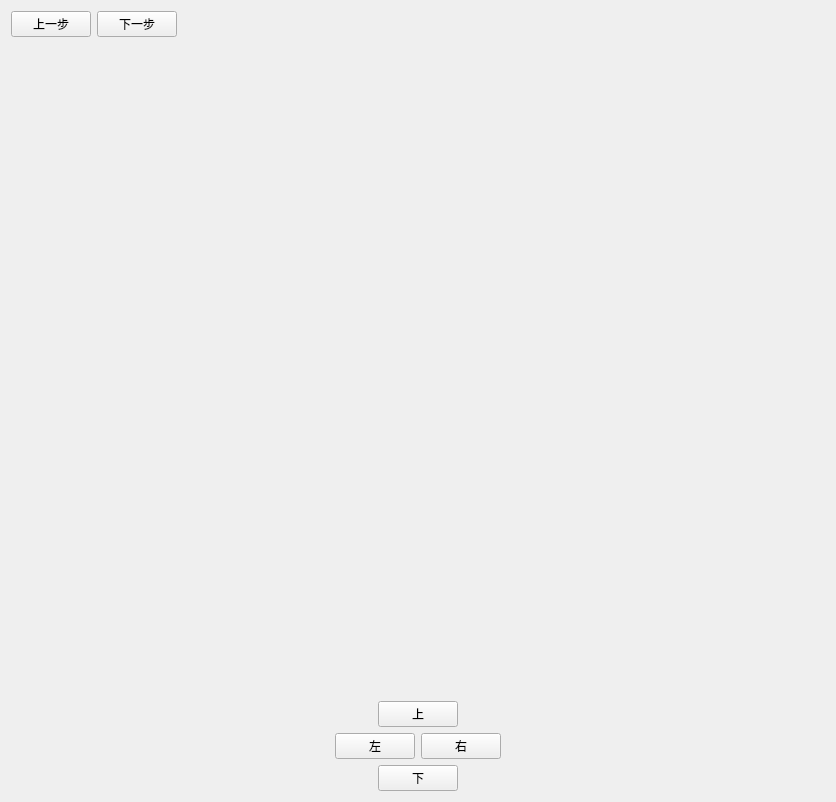
<?xml version="1.0" encoding="UTF-8"?>
<ui version="4.0">
 <class>MoveBlock11Class</class>
 <widget class="QMainWindow" name="MoveBlock11Class">
  <property name="geometry">
   <rect>
    <x>0</x>
    <y>0</y>
    <width>836</width>
    <height>802</height>
   </rect>
  </property>
  <property name="windowTitle">
   <string>MoveBlock11</string>
  </property>
  <widget class="QWidget" name="centralWidget">
   <layout class="QVBoxLayout" name="verticalLayout_2">
    <item>
     <layout class="QHBoxLayout" name="horizontalLayout_4">
      <item>
       <widget class="QPushButton" name="pushButton_up">
        <property name="text">
         <string>上一步</string>
        </property>
       </widget>
      </item>
      <item>
       <widget class="QPushButton" name="pushButton_next">
        <property name="text">
         <string>下一步</string>
        </property>
       </widget>
      </item>
      <item>
       <spacer name="horizontalSpacer_7">
        <property name="orientation">
         <enum>Qt::Horizontal</enum>
        </property>
        <property name="sizeHint" stdset="0">
         <size>
          <width>40</width>
          <height>20</height>
         </size>
        </property>
       </spacer>
      </item>
     </layout>
    </item>
    <item>
     <widget class="PainArea_1" name="widget" native="true">
      <property name="sizePolicy">
       <sizepolicy hsizetype="Preferred" vsizetype="Expanding">
        <horstretch>0</horstretch>
        <verstretch>0</verstretch>
       </sizepolicy>
      </property>
     </widget>
    </item>
    <item>
     <layout class="QVBoxLayout" name="verticalLayout">
      <item>
       <layout class="QHBoxLayout" name="horizontalLayout">
        <item>
         <spacer name="horizontalSpacer">
          <property name="orientation">
           <enum>Qt::Horizontal</enum>
          </property>
          <property name="sizeHint" stdset="0">
           <size>
            <width>40</width>
            <height>20</height>
           </size>
          </property>
         </spacer>
        </item>
        <item>
         <widget class="QPushButton" name="pushButton_shang">
          <property name="text">
           <string>上</string>
          </property>
         </widget>
        </item>
        <item>
         <spacer name="horizontalSpacer_2">
          <property name="orientation">
           <enum>Qt::Horizontal</enum>
          </property>
          <property name="sizeHint" stdset="0">
           <size>
            <width>40</width>
            <height>20</height>
           </size>
          </property>
         </spacer>
        </item>
       </layout>
      </item>
      <item>
       <layout class="QHBoxLayout" name="horizontalLayout_2">
        <item>
         <spacer name="horizontalSpacer_4">
          <property name="orientation">
           <enum>Qt::Horizontal</enum>
          </property>
          <property name="sizeHint" stdset="0">
           <size>
            <width>40</width>
            <height>20</height>
           </size>
          </property>
         </spacer>
        </item>
        <item>
         <widget class="QPushButton" name="pushButton_zuo">
          <property name="text">
           <string>左</string>
          </property>
         </widget>
        </item>
        <item>
         <widget class="QPushButton" name="pushButton_you">
          <property name="text">
           <string>右</string>
          </property>
         </widget>
        </item>
        <item>
         <spacer name="horizontalSpacer_3">
          <property name="orientation">
           <enum>Qt::Horizontal</enum>
          </property>
          <property name="sizeHint" stdset="0">
           <size>
            <width>40</width>
            <height>20</height>
           </size>
          </property>
         </spacer>
        </item>
       </layout>
      </item>
      <item>
       <layout class="QHBoxLayout" name="horizontalLayout_3">
        <item>
         <spacer name="horizontalSpacer_6">
          <property name="orientation">
           <enum>Qt::Horizontal</enum>
          </property>
          <property name="sizeHint" stdset="0">
           <size>
            <width>40</width>
            <height>20</height>
           </size>
          </property>
         </spacer>
        </item>
        <item>
         <widget class="QPushButton" name="pushButton_xia">
          <property name="text">
           <string>下</string>
          </property>
         </widget>
        </item>
        <item>
         <spacer name="horizontalSpacer_5">
          <property name="orientation">
           <enum>Qt::Horizontal</enum>
          </property>
          <property name="sizeHint" stdset="0">
           <size>
            <width>40</width>
            <height>20</height>
           </size>
          </property>
         </spacer>
        </item>
       </layout>
      </item>
     </layout>
    </item>
   </layout>
  </widget>
 </widget>
 <layoutdefault spacing="6" margin="11"/>
 <customwidgets>
  <customwidget>
   <class>PainArea_1</class>
   <extends>QWidget</extends>
   <header>painarea_1.h</header>
   <container>1</container>
  </customwidget>
 </customwidgets>
 <resources>
  <include location="MoveBlock11.qrc"/>
 </resources>
 <connections/>
</ui>
